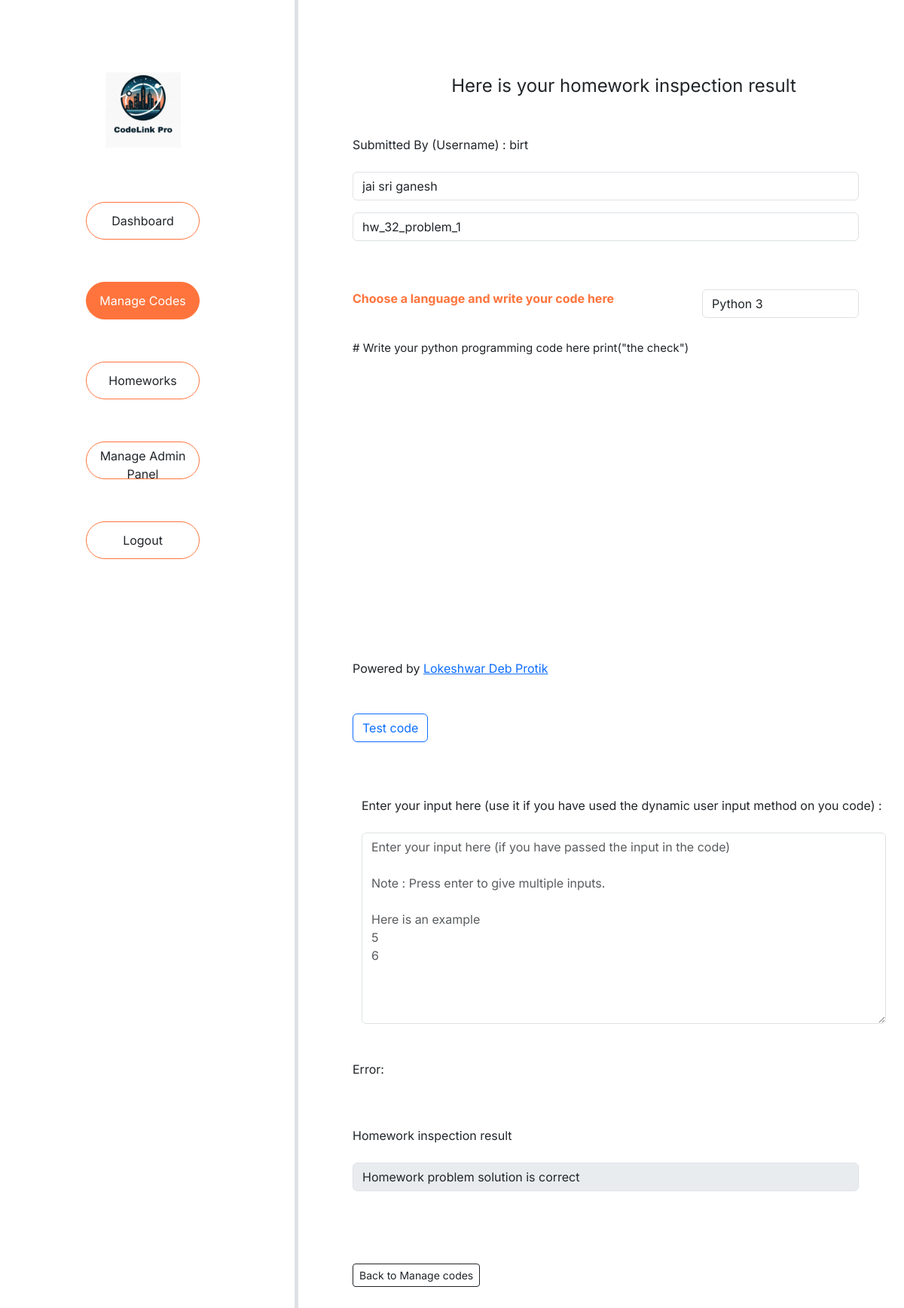
/manage_code_details?homework_id=32&homework_problem_id=39 (signed in), run on the app's committed database.
### tables this page shows
CREATE TABLE `homework_submission` (
  `homework_submission_id` int(11) NOT NULL,
  `homework_id` varchar(255) NOT NULL,
  `homework_problem_id` varchar(255) NOT NULL,
  `submitted_user_id` varchar(255) NOT NULL,
  `homework_code` text NOT NULL,
  `code_language` varchar(255) NOT NULL,
  `check_submitted_homework_status` varchar(255) NOT NULL,
  `homework_inspection_result` varchar(255) NOT NULL,
  `wrong_solution_reason` text NOT NULL,
  `homework_file_name` varchar(255) NOT NULL,
  `homework_submitted_datetime` datetime NOT NULL DEFAULT current_timestamp()
);

CREATE TABLE `users` (
  `user_id` int(11) NOT NULL,
  `user_name` varchar(255) NOT NULL,
  `email` varchar(255) NOT NULL,
  `password` varchar(255) NOT NULL,
  `user_role` varchar(255) NOT NULL,
  `user_block_status` varchar(255) NOT NULL,
  `datetime` datetime NOT NULL DEFAULT current_timestamp()
);

### views/pages/manage_code_details.php (the view, shortened to what the rows shown need)
<?php
require __DIR__ . "/inc/_header.php";
$controllers->check_submitted_homework();
$controllers->check_block_user();
?>
<main>
    <div class="main_section">
        <div class="row">
            <div class="col-md-4 col-sm-12 border-5  border-end" style="height: auto !important;">
                <div class="navbar_section">
                    <div class="md_navbar_section">
                        <div class="logo d-flex justify-content-center mt-5 pt-5 mb-4">
                            <img src="/assets/img/CodeLinkPro.png" class="" width="100px" alt="">
                        </div>
                        <?php require __DIR__ . "/inc/_sidebar_items.php"; ?>
                    </div>
                </div>
            </div>
            <div class="col-md-8 col-sm-12">
                <div class="section_main_content mt-4">
                    <div class="container m-4 p-4">
                        <div class="submit_home_work_section mt-4">
                            <div class="container">
                                <div class="section_title text-center fs-4 pb-4 mb-4">
                                    Here is your homework inspection result
                                </div>
                                <div class="user_info_section">
                                    <div class="user_info">
                                        <?php
$homework_id = $_GET['homework_id'];
$homework_problem_id = $_GET['homework_problem_id'];
$result_check_submission = $controllers->get_data_where("homework_submission", "`homework_id` = '$homework_id' AND `homework_problem_id` = '$homework_problem_id'");
if($result_check_submission){
    if($result_check_submission->num_rows > 0){
        while($row = $result_check_submission->fetch_assoc()){
            $submitted_user_id = $row['submitted_user_id'];
            $code_language = $row['code_language'];
        }
    }
}
                                        $sql = "SELECT * FROM homework_submission INNER JOIN users ON homework_submission.submitted_user_id = users.user_id   WHERE `homework_id` = '$homework_id' AND `homework_problem_id` = '$homework_problem_id' AND `submitted_user_id` = '$submitted_user_id'";
                                        $result_user_info = $controllers->make_query($sql);
                                        if($result_user_info){
                                            if($result_user_info->num_rows > 0){
                                                while($row = $result_user_info->fetch_assoc()){
                                                    $submitted_user_name = $row['user_name'];
                                                    $homework_inspection_result = $row['homework_inspection_result'];
                                                }
                                            }
                                        }
                                        ?>
<div class="user_info_main_section mt-4 mb-4">
    <span>Submitted By (Username) : <?php echo $submitted_user_name ?></span>
</div>
                                    </div>
                                </div>
                                <form action="" method="post" enctype="multipart/form-data">
                                    <div class="mb-3 me-4 pe-4">
                                        <select name="homework_id" id="" class="form-control me-4 pe-4">
                                            <?php
                                            $result_homework = $controllers->get_data_where("homeworks", "`homework_id` = '$homework_id'");
                                            if ($result_homework) {
                                                if ($result_homework->num_rows > 0) {
                                                    while ($row = $result_homework->fetch_assoc()) {
                                                        echo '<option selected value="' . $row['homework_id'] . '">' . $row['homework_title'] . '</option>';
                                                    }
                                                }
                                            }
                                            ?>
                                        </select>
                                    </div>
                                    <div class="mb-3 me-4 pe-4">
                                        <select name="homework_problem_id" id="" class="form-control me-4 pe-4">
                                            <?php
                                            $result_problem = $controllers->get_data_where("homework_problems", "`homework_problem_id` = '$homework_problem_id'");
                                            if ($result_problem) {
                                                if ($result_problem->num_rows > 0) {
                                                    while ($row = $result_problem->fetch_assoc()) {
                                                        echo '<option selected value="' . $row['homework_problem_id'] . '">' . $row['homework_problem_name'] . '</option>';
                                                    }
                                                }
                                            }
                                            ?>
                                        </select>
                                    </div>
                              <div class="integrate_code_editor">
                                <?php
                                $result_check_submission = $controllers->get_data_where("homework_submission", "`homework_id` = '$homework_id' AND `homework_problem_id` = '$homework_problem_id'");
                                if($result_check_submission){
                                    if($result_check_submission->num_rows > 0){
                                        while($row = $result_check_submission->fetch_assoc()){
                                            $code_language = $row['code_language'];
                                        }
                                    }
                                }
                                include __DIR__ . '/inc/_check_homework_code_editor.php';
                                ?>
                              </div>
                                    <div class="mb-3 me-4 pe-4">
                                        <label for="homework_inspection_result mb-4">Homework inspection result</label>
                                        <select name="homework_inspection_result" disabled id="homework_inspection_result" class="form-control me-4 pe-4 mt-4 ">
                                           <option value="correct_solution" <?php
                                           if($homework_inspection_result == 'correct_solution'){
                                            echo 'selected';
                                           }
                                           ?>>Homework problem solution is correct</option>
                                        </select>
                                    </div>
                                    <div class="mb-3 mt-4 pt-4">
                                    </div>
                                    <div class="mb-3 mt-4 pt-4">
                                        <a href="/manage_codes" class="nav-link">
                                            <button type="button" class="btn btn-sm btn-outline-dark">Back to
                                                Manage codes</button>
                                        </a>
                                    </div>
                                </form>
                            </div>
                        </div>
                    </div>
                </div>
            </div>
        </div>
    </div>
</main>
<?php
require __DIR__ . "/inc/_footer_script.php";
?>

### views/pages/inc/_check_homework_code_editor.php (shortened to what the rows shown need)
<div class="code_editor_main_section">
                                        <div class="mb-3 me-4 pe-4 code_editor_section">
                                            <div class="mt-2">
                                                <div class="row">
                                                    <div class="col-8">
                                                        <div class="code_section_info primary-color fw-bold mt-5">
                                                            Choose a language and write your code here
                                                        </div>
                                                    </div>
                                                    <div class="col-4">
                                                        <select name="language" class="mt-5 form-control" id="language"
                                                            onchange="updateLanguage()">
                                                            <option value="python3" <?php
                                                            if($code_language == 'python3'){
                                                                echo 'selected';
                                                                echo ' ';
                                                            }
                                                            if (isset($_POST['language'])) {
                                                                if ($_POST['language'] == 'python3') {
                                                                    echo 'selected';
                                                                }
                                                            }
                                                            ?>>Python 3</option>
                                                        </select>
                                                    </div>
                                                </div>
                                            </div>
                                            <div class="code_editor">
                                                <div id="editor"><?php
                                                if (isset($_POST['editor_code'])) {
                                                    echo htmlspecialchars($_POST['editor_code']);
                                                } else {
                                                    $result_get_submitted_code = $controllers->get_data_where("homework_submission", "`homework_id` = '$homework_id' AND `homework_problem_id` = '$homework_problem_id'");
                                                    if($result_get_submitted_code){
                                                        if($result_get_submitted_code->num_rows > 0){
                                                            while($row = $result_get_submitted_code->fetch_assoc()){
                                                                echo $row['homework_code'];
                                                            }
                                                        }else{
                                                            echo 'To write a code at first select a language and then write your codes here !!';
                                                        }
                                                    }else{
                                                        echo 'To write a code at first select a language and then write your codes here !!';
                                                    }
                                                }
                                                ?></div>
                                                <label for="editor" class="mt-5 ">Powered by <a
                                                        href="http://lokeshwardebportfolio.epizy.com" target="_blank"
                                                        class="">Lokeshwar Deb Protik</a></label>
                                            </div>
                                        </div>
                                        <div class="test_code_section">
                                            <div class="mb-3 mt-4 pt-4">
                                                <button type="submit" class="btn btn-outline-primary"
                                                    name="test_code">Test code</button>
                                            </div>
                                        </div>
                                        <div class="enter_input_section mb-4">
                                            <div class="mb-3 container mt-4 pt-4">
                                                <label for="input_data" class="mb-4 mt-4">Enter your input here (use it
                                                    if you have used the dynamic user input method on you code)
                                                    :</label>
                                                <textarea name="input_data"
                                                    placeholder="Enter your input here (if you have passed the input in the code) <?php
                                                    echo "\n\nNote : Press enter to give multiple inputs.\n\nHere is an example\n5\n6"
                                                    ?>"
                                                    class="form-control" id="input_data" cols="30" rows="10"><?php
                                                    ?></textarea>
                                            </div>
                                        </div>
                                        <div class="show_output mt-4">
                                            <?php
                                            $output = $controllers->run_code();
                                            if (is_array($output)) {
                                                echo '<div class="output-section">';
                                                echo '
                                                <div class="output_label mt-4 pt-4 mb-4">Output : </div>
                                                <textarea disabled name="output"
                                                    placeholder="Output"
                                                    class="form-control mb-4 bg-dark text-light" id="output" cols="30" rows="10">'. $output['output'] .'</textarea>
                                                ';
                                                echo '<p><strong>Status Code:</strong> ' . $output['statusCode'] . '</p>';
                                                echo '<p><strong>Memory:</strong> ' . $output['memory'] . '</p>';
                                                echo '<p><strong>CPU Time:</strong> ' . $output['cpuTime'] . '</p>';
                                                echo '<p class="text-danger"><strong>Error:</strong> ' . $output['error'] . '</p>';
                                                echo '</div>';
                                            } else {
                                                echo '<div class="error-section mt-4 pt-4 mb-4 pb-4">';
                                                echo '<p>Error: ' . $output . '</p>';
                                                echo '</div>';
                                            }
                                            ?>
                                        </div>
                                    </div>

### data on the page
homework_submission: users.user_name "birt", language "Python 3", homework_code "# Write your python programming code here print(\"the check\")", homework_inspection_result "Homework problem solution is correct"

### other printed values
form field homework_id "jai sri ganesh"
form field homework_problem_id "hw_32_problem_1"
